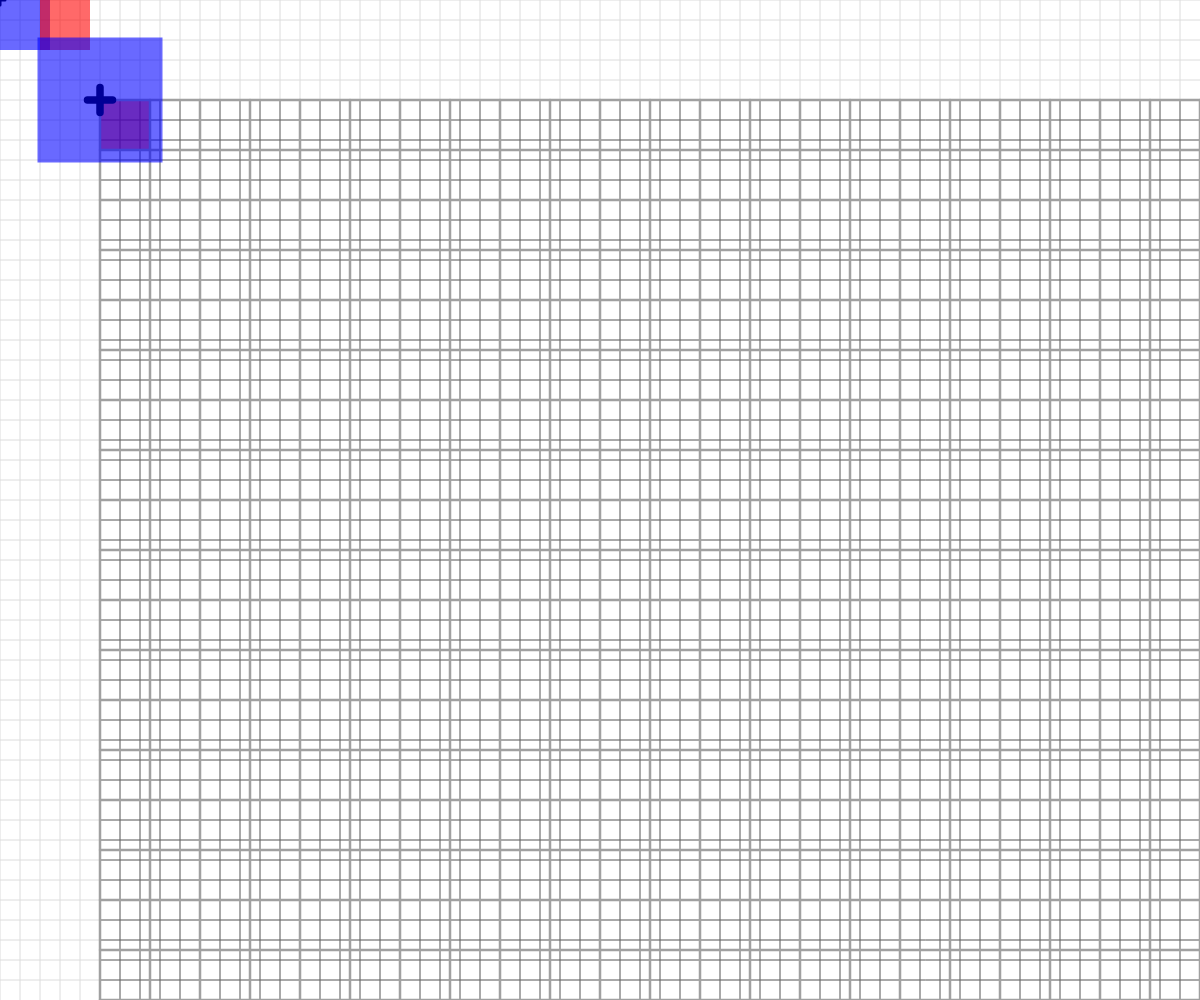
Frame 1 (no input)
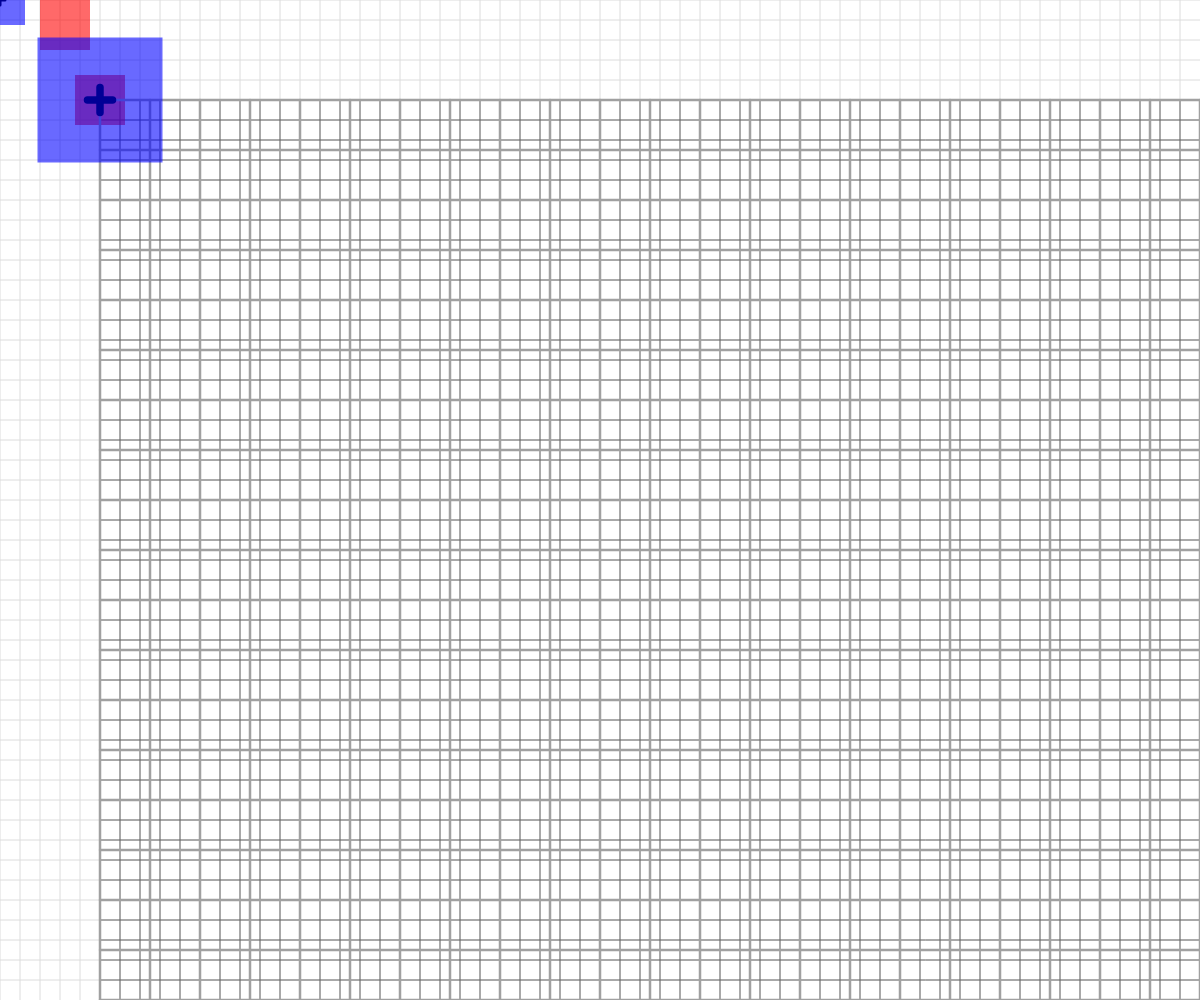
Frame 60 (no input)
Frame 120 (the mouse pressed at the canvas centre since frame 60): identical to frame 60, image omitted

The p5.js sketch that drew these frames (run headless with seeded random() and noise() and a simulated clock; from frame 60 on, the mouse is pressed at the canvas centre):

// p5.js sketch
// ── sketch.js
// Basic Transformations Sandbox


let originalSpacing = 20;


function setup() {
  createCanvas(windowWidth, windowHeight);
}

function draw() {
  background(255);
  drawBasicGrid(220);
  // background(255);
  // drawBasicGrid(220);

  //transformation one: TRANSLATION
  push();
  translate(100,100);
  drawBasicGrid(100);
  rectangleRed(0,0);
  pop();

  rectangleBlue(0,0);

  //transformation two: SCALE


  rectMode(CORNER);
  rectangleRed(40,0);

  let scaleAmount = 2.5;
  translate(100,100);
  scale(scaleAmount);
  drawBasicGrid(160);
  rectMode(CENTER);
  rectangleBlue(0,0);



  //transformation three: ROTATION
  //reminder: rotations are measured in radians, not degrees! Functions can help with the conversion...
  rectMode(CENTER);
  translate(width/2, height/2);
  rotate(radians(90));

  drawBasicGrid(150);
  face(0,0);
 


  //Combinations of Transformations

  

}


function face(x, y) {
  //draw a face at x,y
  push();
  translate(x,y);
  ellipseMode(CENTER);
  fill(200,200,0);
  stroke(0);
  ellipse(0,0,80,80);
  fill(90, 140, 30, 220);
  triangle(-20, 20, 20, 20, 0, 30);
  fill(0);
  ellipse(-25,0,10,10);
  ellipse(25,0,10,10);
  strokeWeight(5);
  line(-30,-10,30,-10);
  strokeWeight(1);
  pop();

}

function rectangleRed(x, y) {
  //draw a red rectangle at x,y (sized 50 pixels square) - to visualize what happens to the coordinate system
  //when different basic transformations are applied.
  noStroke();
  fill(255, 0, 0, 150);
  rect(x, y, 50, 50);

}

function rectangleBlue(x, y) {
  //draw a red rectangle at x,y (sized 50 pixels square) - to visualize what happens to the coordinate system
  //when different basic transformations are applied.
  noStroke();
  fill(0, 0, 255, 150);
  rect(x, y, 50, 50);

}

function drawBasicGrid(shade) {
  //draw the normal cartesian Coordinate Grid, in a light color. Spaced at 20 px by default
  stroke(shade);
  for (let x = 0; x < width; x += 20) {
    line(x, 0, x, height);
  }
  for (let y = 0; y < height; y += 20) {
    line(0, y, width, y);
  }

  //Draw "X" at the origin
  strokeWeight(3);
  stroke(0);
  line(-5,0,5,0);
  line(0,5,0,-5);
  strokeWeight(1);
}
